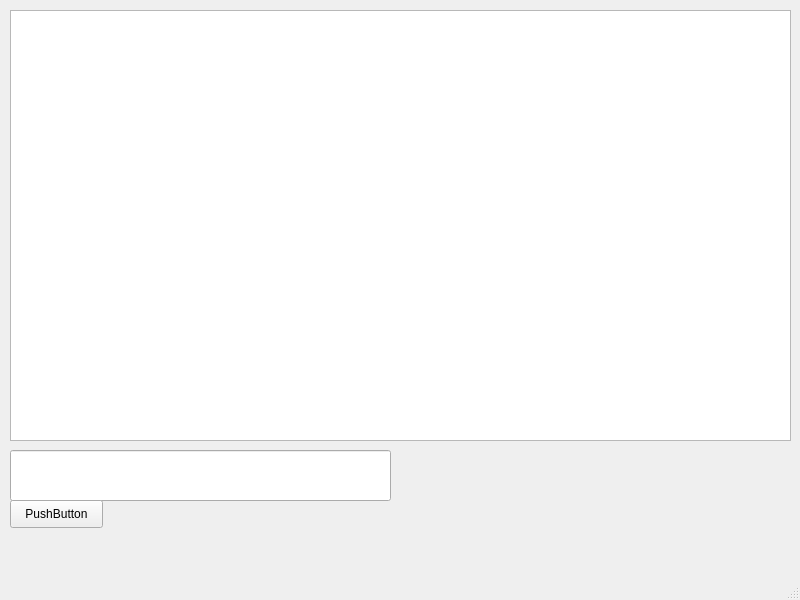
<?xml version="1.0" encoding="UTF-8"?>
<ui version="4.0">
 <class>MainWindow</class>
 <widget class="QMainWindow" name="MainWindow">
  <property name="geometry">
   <rect>
    <x>0</x>
    <y>0</y>
    <width>800</width>
    <height>600</height>
   </rect>
  </property>
  <property name="windowTitle">
   <string>MainWindow</string>
  </property>
  <widget class="QWidget" name="centralwidget">
   <widget class="QListView" name="listView">
    <property name="geometry">
     <rect>
      <x>10</x>
      <y>10</y>
      <width>781</width>
      <height>431</height>
     </rect>
    </property>
   </widget>
   <widget class="QLineEdit" name="lineEdit">
    <property name="geometry">
     <rect>
      <x>10</x>
      <y>450</y>
      <width>381</width>
      <height>51</height>
     </rect>
    </property>
   </widget>
   <widget class="QPushButton" name="pushButton">
    <property name="geometry">
     <rect>
      <x>10</x>
      <y>500</y>
      <width>93</width>
      <height>28</height>
     </rect>
    </property>
    <property name="text">
     <string>PushButton</string>
    </property>
   </widget>
  </widget>
  <widget class="QMenuBar" name="menubar">
   <property name="geometry">
    <rect>
     <x>0</x>
     <y>0</y>
     <width>800</width>
     <height>26</height>
    </rect>
   </property>
  </widget>
  <widget class="QStatusBar" name="statusbar"/>
 </widget>
 <resources/>
 <connections/>
</ui>
